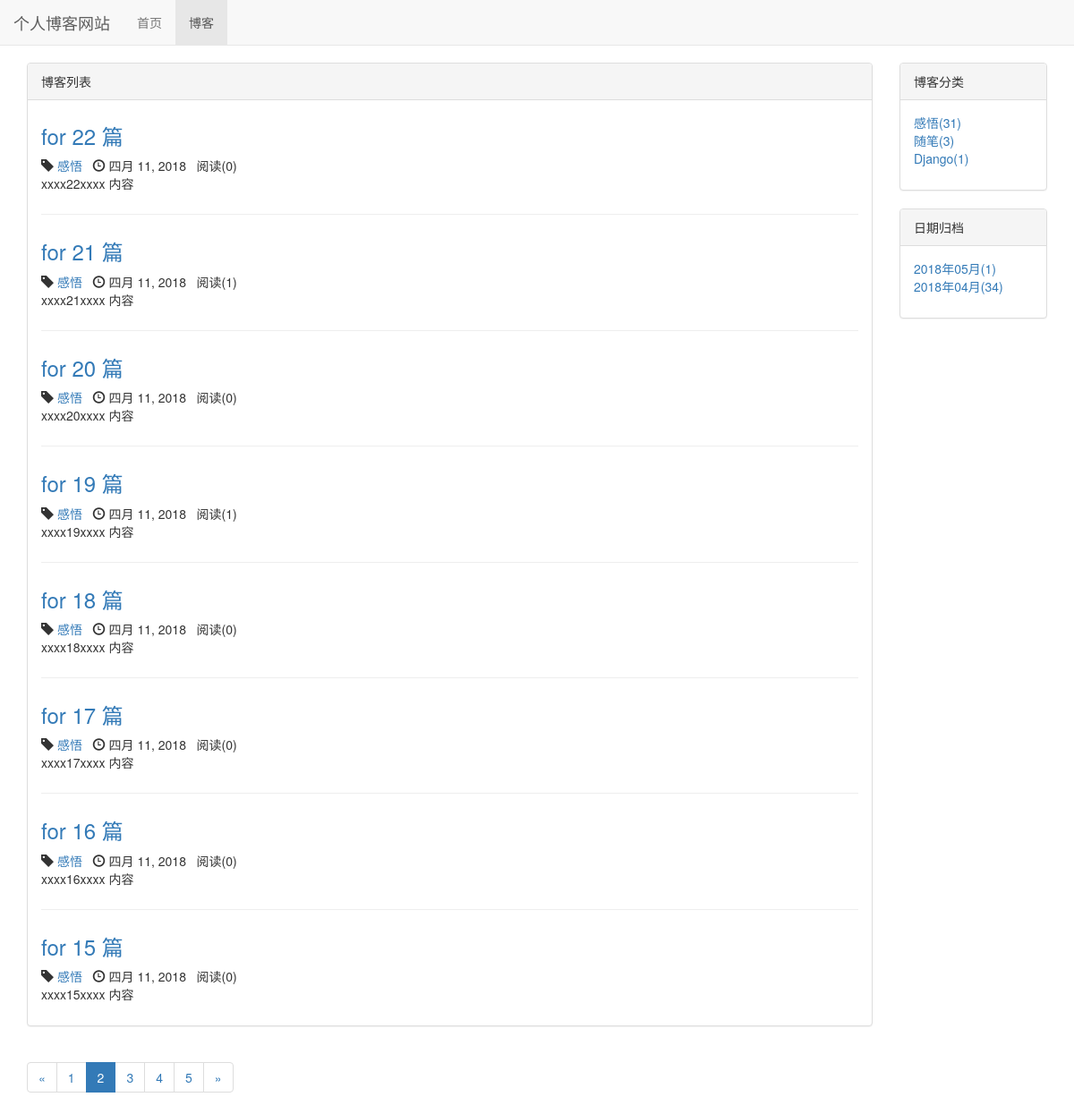
/blog/?page=2, run on an earlier commit of the app's database.
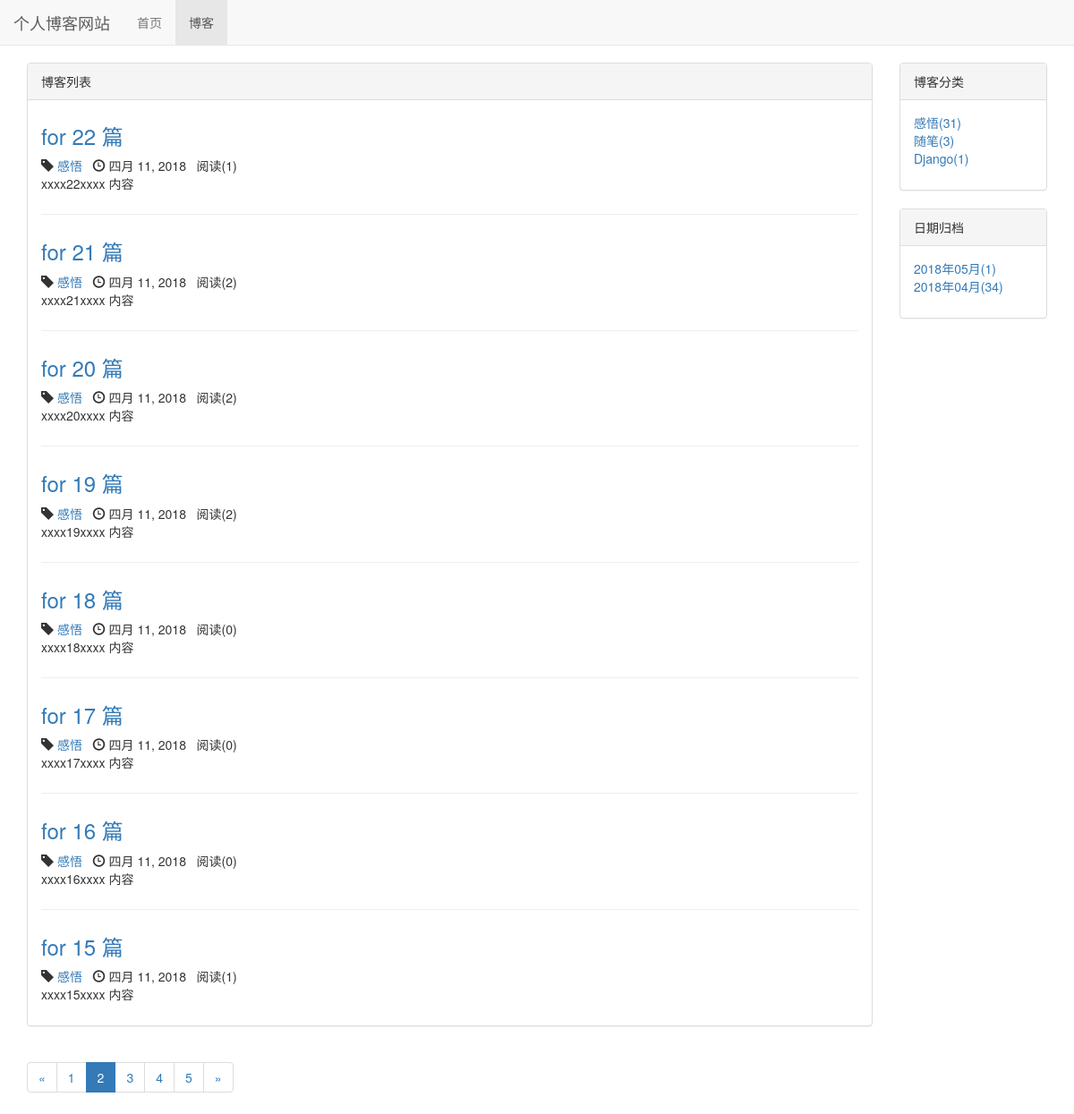
And on a later commit of the database.
### blog/models.py (models this page shows, shortened)
class Blog(models.Model, ReadNumExpandMethod):
	title = models.CharField(max_length=50)
	content = RichTextUploadingField()
	author = models.ForeignKey(User, on_delete=models.DO_NOTHING)
	blog_type = models.ForeignKey(BlogType, on_delete=models.DO_NOTHING)
	created_time = models.DateTimeField(auto_now_add=True)
	last_update_time = models.DateTimeField(auto_now=True)
	read_details = GenericRelation(ReadDetail)
	class Meta:
		ordering = ['-created_time']

class BlogType(models.Model):
	type_name = models.CharField(max_length=50)

### read_statistics/models.py (models this page shows)
class ReadNum(models.Model):
	read_num = models.IntegerField(default=0)
	content_type = models.ForeignKey(ContentType, on_delete=models.DO_NOTHING)
	object_id = models.PositiveIntegerField()
	content_object = GenericForeignKey('content_type', 'object_id')

### blog/views.py (the view)
# urls.py: path('', views.blog_list, name='blog_list'),
def blog_list(request):
	blogs_all = Blog.objects.all()
	context = blogs_common_data(request, blogs_all)
	return render_to_response('blog/blog_list.html', context)

### read_statistics/models.py (called while the page is built)
	def get_read_num(self):
		try:
			ct = ContentType.objects.get_for_model(self)
			readnum = ReadNum.objects.get(content_type=ct, object_id=self.pk)
			return readnum.read_num
		except exceptions.ObjectDoesNotExist:
			return 0

### blog/templates/blog/blog_list.html (shortened to what the changed rows need)
{% extends 'base.html' %}
{% load staticfiles %}
{% block header_extends %}
    <link rel="stylesheet" href="{% static 'blog/css/blog.css' %}">
{% endblock header_extends %}
{% block content %}
    <div class="container">
        <div class="row">
            <div class="col-xs-12 col-sm-10 col-md-10 col-lg-10">
                <div class="panel panel-default">
                    <div class="panel-body">
                        {% for blog in page_of_blogs.object_list %}
                            <div class="blog">
                                <a href="{% url 'blog_detail' blog.pk %}">
                                    <h3>{{ blog.title }}</h3>
                                </a>
                                <p class="blog-info">
                                    <span class="glyphicon glyphicon-tag"></span> <a
                                        href="{% url 'blogs_with_type' blog.blog_type.pk %}">{{ blog.blog_type.type_name }}</a>&nbsp;&nbsp;
                                    <span class="glyphicon glyphicon-time"></span> {{ blog.created_time|date }}&nbsp;&nbsp;
                                    阅读({{ blog.get_read_num }})
                                </p>
                                <p>{{ blog.content|striptags|truncatechars:120 }}</p>
                            </div>
                        {% empty %}
                            <div class="blog">
                                <h3>--暂无博客，敬请期待--</h3>
                            </div>
                        {% endfor %}
                    </div>
                </div>
            </div>
        </div>
    </div>
{% endblock content %}

What changed in the data, as far as the page shows it:
computed for Blog "for 22 篇": get_read_num "0" → "1"
changed through a linked row, Blog "for 21 篇": get_read_num "1" → "2"
computed for Blog "for 20 篇": get_read_num "0" → "2"
changed through a linked row, Blog "for 19 篇": get_read_num "1" → "2"
computed for Blog "for 15 篇": get_read_num "0" → "1"
